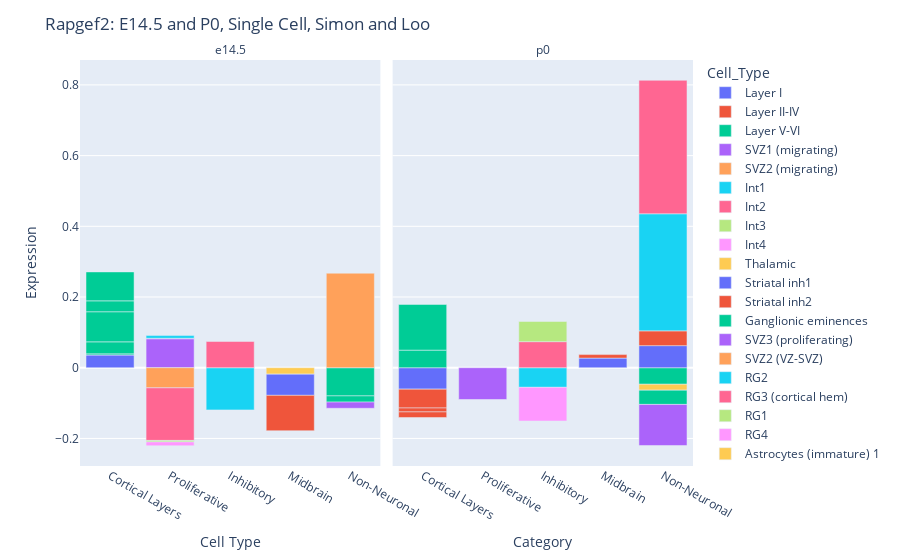
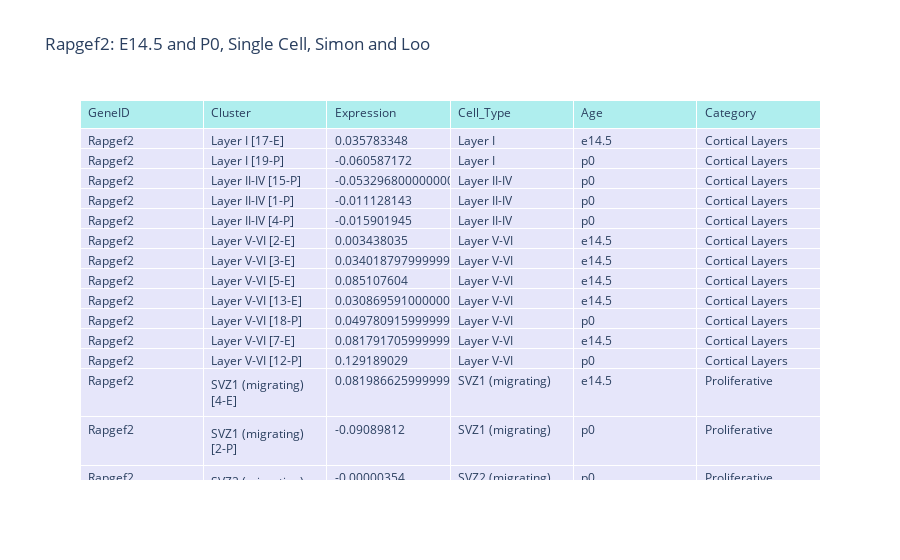

The notebook cell saved with these charts, in order:
### Code cell
data = pd.read_csv("LooSimon_MouseCortexDropSeq_E14P0_avgExpByCellType.csv")
# Get column names 
listOfColumnNames = list(data.columns.values[1:])
idx = list(data['GeneID'])



genes = ['Rapgef2']
cells = listOfColumnNames
data_gene_cell = data[cells]
data_gene_cell.index= data['GeneID']
data_gene_cell = data_gene_cell.loc[genes]
data_gene_cell = data_gene_cell.reset_index()

data_gene_cell2 = pd.melt(data_gene_cell, id_vars =['GeneID'],
                              var_name ='Cluster', value_name ='Expression')

ages = []
cell_type = []
supergroup = []

import re
for i in data_gene_cell2['Cluster']:    
    if '-P]' in i:
        ages.append('p0')
    if '-E]' in i:
        ages.append('e14.5')
    if 'Layer' in i:
        supergroup.append("Cortical Layers")
    if any(x in i for x in ['Endothelial','Choroid','Astrocyte','Oligo','Ganglionic','Micro']): 
        supergroup.append("Non-Neuronal")
    if any(x in i for x in ['SVZ','RG']): 
        supergroup.append("Proliferative")
    if "Int" in i:
        supergroup.append("Inhibitory")
    if any(x in i for x in ['Thalamic','Striatal']): 
        supergroup.append("Midbrain")
    j = re.sub("[\[].*?[\]]", "", i)
    cell_type.append(j)

data_gene_cell2['Cell_Type'] = cell_type
data_gene_cell2['Age'] = ages
data_gene_cell2['Category'] = supergroup


fig = px.bar(data_gene_cell2, x="Category", y="Expression", color = "Cell_Type", 
             facet_col = "Age",
             hover_name = "Cell_Type",
             hover_data = ["Age", "Cluster"]
            )
#fig.update_layout(barmode='group')
for a in fig.layout.annotations:
    a.text = a.text.split("=")[1]
fig.update_layout(
    title="Rapgef2: E14.5 and P0, Single Cell, Simon and Loo",
    xaxis_title="Category",
    yaxis_title="Expression")
fig.show()

fig2 = go.Figure(data=[go.Table(
        header=dict(values=list(data_gene_cell2.columns),
                fill_color='paleturquoise',
                align='left'),
        cells=dict(values=[data_gene_cell2.GeneID, data_gene_cell2.Cluster, data_gene_cell2.Expression,
                          data_gene_cell2.Cell_Type, data_gene_cell2.Age, data_gene_cell2.Category],
                fill_color='lavender',
                align='left'))
            ])
fig2.update_layout(
    title="Rapgef2: E14.5 and P0, Single Cell, Simon and Loo")
fig2.show()

### Figure 1 — Plotly figure (JSON) as saved in the notebook; plotly's stock layout.template omitted (floating-point values rounded to 4 significant figures)
{"data": [{"alignmentgroup": "True", "customdata": [["e14.5", "Layer I [17-E]"]], "hovertemplate": "<b>%{hovertext}</b><br><br>Cell_Type=Layer I <br>Age=%{customdata[0]}<br>Category=%{x}<br>Expression=%{y}<br>Cluster=%{customdata[1]}<extra></extra>", "hovertext": ["Layer I "], "legendgroup": "Layer I ", "marker": {"color": "#636efa"}, "name": "Layer I ", "offsetgroup": "Layer I ", "orientation": "v", "showlegend": true, "textposition": "auto", "type": "bar", "x": ["Cortical Layers"], "xaxis": "x", "y": [0.03578], "yaxis": "y"}, {"alignmentgroup": "True", "customdata": [["p0", "Layer I [19-P]"]], "hovertemplate": "<b>%{hovertext}</b><br><br>Cell_Type=Layer I <br>Age=%{customdata[0]}<br>Category=%{x}<br>Expression=%{y}<br>Cluster=%{customdata[1]}<extra></extra>", "hovertext": ["Layer I "], "legendgroup": "Layer I ", "marker": {"color": "#636efa"}, "name": "Layer I ", "offsetgroup": "Layer I ", "orientation": "v", "showlegend": false, "textposition": "auto", "type": "bar", "x": ["Cortical Layers"], "xaxis": "x2", "y": [-0.06059], "yaxis": "y2"}, {"alignmentgroup": "True", "customdata": [["p0", "Layer II-IV [15-P]"], ["p0", "Layer II-IV [1-P]"], ["p0", "Layer II-IV [4-P]"]], "hovertemplate": "<b>%{hovertext}</b><br><br>Cell_Type=Layer II-IV <br>Age=%{customdata[0]}<br>Category=%{x}<br>Expression=%{y}<br>Cluster=%{customdata[1]}<extra></extra>", "hovertext": ["Layer II-IV ", "Layer II-IV ", "Layer II-IV "], "legendgroup": "Layer II-IV ", "marker": {"color": "#EF553B"}, "name": "Layer II-IV ", "offsetgroup": "Layer II-IV ", "orientation": "v", "showlegend": true, "textposition": "auto", "type": "bar", "x": ["Cortical Layers", "Cortical Layers", "Cortical Layers"], "xaxis": "x2", "y": [-0.0533, -0.01113, -0.0159], "yaxis": "y2"}, {"alignmentgroup": "True", "customdata": [["e14.5", "Layer V-VI [2-E]"], ["e14.5", "Layer V-VI [3-E]"], ["e14.5", "Layer V-VI [5-E]"], ["e14.5", "Layer V-VI [13-E]"], ["e14.5", "Layer V-VI [7-E]"]], "hovertemplate": "<b>%{hovertext}</b><br><br>Cell_Type=Layer V-VI <br>Age=%{customdata[0]}<br>Category=%{x}<br>Expression=%{y}<br>Cluster=%{customdata[1]}<extra></extra>", "hovertext": ["Layer V-VI ", "Layer V-VI ", "Layer V-VI ", "Layer V-VI ", "Layer V-VI "], "legendgroup": "Layer V-VI ", "marker": {"color": "#00cc96"}, "name": "Layer V-VI ", "offsetgroup": "Layer V-VI ", "orientation": "v", "showlegend": true, "textposition": "auto", "type": "bar", "x": ["Cortical Layers", "Cortical Layers", "Cortical Layers", "Cortical Layers", "Cortical Layers"], "xaxis": "x", "y": [0.003438, 0.03402, 0.08511, 0.03087, 0.08179], "yaxis": "y"}, {"alignmentgroup": "True", "customdata": [["p0", "Layer V-VI [18-P]"], ["p0", "Layer V-VI [12-P]"]], "hovertemplate": "<b>%{hovertext}</b><br><br>Cell_Type=Layer V-VI <br>Age=%{customdata[0]}<br>Category=%{x}<br>Expression=%{y}<br>Cluster=%{customdata[1]}<extra></extra>", "hovertext": ["Layer V-VI ", "Layer V-VI "], "legendgroup": "Layer V-VI ", "marker": {"color": "#00cc96"}, "name": "Layer V-VI ", "offsetgroup": "Layer V-VI ", "orientation": "v", "showlegend": false, "textposition": "auto", "type": "bar", "x": ["Cortical Layers", "Cortical Layers"], "xaxis": "x2", "y": [0.04978, 0.1292], "yaxis": "y2"}, {"alignmentgroup": "True", "customdata": [["e14.5", "SVZ1 (migrating) [4-E]"]], "hovertemplate": "<b>%{hovertext}</b><br><br>Cell_Type=SVZ1 (migrating) <br>Age=%{customdata[0]}<br>Category=%{x}<br>Expression=%{y}<br>Cluster=%{customdata[1]}<extra></extra>", "hovertext": ["SVZ1 (migrating) "], "legendgroup": "SVZ1 (migrating) ", "marker": {"color": "#ab63fa"}, "name": "SVZ1 (migrating) ", "offsetgroup": "SVZ1 (migrating) ", "orientation": "v", "showlegend": true, "textposition": "auto", "type": "bar", "x": ["Proliferative"], "xaxis": "x", "y": [0.08199], "yaxis": "y"}, {"alignmentgroup": "True", "customdata": [["p0", "SVZ1 (migrating) [2-P]"]], "hovertemplate": "<b>%{hovertext}</b><br><br>Cell_Type=SVZ1 (migrating) <br>Age=%{customdata[0]}<br>Category=%{x}<br>Expression=%{y}<br>Cluster=%{customdata[1]}<extra></extra>", "hovertext": ["SVZ1 (migrating) "], "legendgroup": "SVZ1 (migrating) ", "marker": {"color": "#ab63fa"}, "name": "SVZ1 (migrating) ", "offsetgroup": "SVZ1 (migrating) ", "orientation": "v", "showlegend": false, "textposition": "auto", "type": "bar", "x": ["Proliferative"], "xaxis": "x2", "y": [-0.0909], "yaxis": "y2"}, {"alignmentgroup": "True", "customdata": [["p0", "SVZ2 (migrating) [8-P]"]], "hovertemplate": "<b>%{hovertext}</b><br><br>Cell_Type=SVZ2 (migrating) <br>Age=%{customdata[0]}<br>Category=%{x}<br>Expression=%{y}<br>Cluster=%{customdata[1]}<extra></extra>", "hovertext": ["SVZ2 (migrating) "], "legendgroup": "SVZ2 (migrating) ", "marker": {"color": "#FFA15A"}, "name": "SVZ2 (migrating) ", "offsetgroup": "SVZ2 (migrating) ", "orientation": "v", "showlegend": true, "textposition": "auto", "type": "bar", "x": ["Proliferative"], "xaxis": "x2", "y": [-3.54e-06], "yaxis": "y2"}, {"alignmentgroup": "True", "customdata": [["e14.5", "Int1 [1-E]"]], "hovertemplate": "<b>%{hovertext}</b><br><br>Cell_Type=Int1 <br>Age=%{customdata[0]}<br>Category=%{x}<br>Expression=%{y}<br>Cluster=%{customdata[1]}<extra></extra>", "hovertext": ["Int1 "], "legendgroup": "Int1 ", "marker": {"color": "#19d3f3"}, "name": "Int1 ", "offsetgroup": "Int1 ", "orientation": "v", "showlegend": true, "textposition": "auto", "type": "bar", "x": ["Inhibitory"], "xaxis": "x", "y": [-0.1193], "yaxis": "y"}, {"alignmentgroup": "True", "customdata": [["p0", "Int1 [5-P]"]], "hovertemplate": "<b>%{hovertext}</b><br><br>Cell_Type=Int1 <br>Age=%{customdata[0]}<br>Category=%{x}<br>Expression=%{y}<br>Cluster=%{customdata[1]}<extra></extra>", "hovertext": ["Int1 "], "legendgroup": "Int1 ", "marker": {"color": "#19d3f3"}, "name": "Int1 ", "offsetgroup": "Int1 ", "orientation": "v", "showlegend": false, "textposition": "auto", "type": "bar", "x": ["Inhibitory"], "xaxis": "x2", "y": [-0.05549], "yaxis": "y2"}, {"alignmentgroup": "True", "customdata": [["e14.5", "Int2 [12-E]"]], "hovertemplate": "<b>%{hovertext}</b><br><br>Cell_Type=Int2 <br>Age=%{customdata[0]}<br>Category=%{x}<br>Expression=%{y}<br>Cluster=%{customdata[1]}<extra></extra>", "hovertext": ["Int2 "], "legendgroup": "Int2 ", "marker": {"color": "#FF6692"}, "name": "Int2 ", "offsetgroup": "Int2 ", "orientation": "v", "showlegend": true, "textposition": "auto", "type": "bar", "x": ["Inhibitory"], "xaxis": "x", "y": [0.07423], "yaxis": "y"}, {"alignmentgroup": "True", "customdata": [["p0", "Int2 [14-P]"]], "hovertemplate": "<b>%{hovertext}</b><br><br>Cell_Type=Int2 <br>Age=%{customdata[0]}<br>Category=%{x}<br>Expression=%{y}<br>Cluster=%{customdata[1]}<extra></extra>", "hovertext": ["Int2 "], "legendgroup": "Int2 ", "marker": {"color": "#FF6692"}, "name": "Int2 ", "offsetgroup": "Int2 ", "orientation": "v", "showlegend": false, "textposition": "auto", "type": "bar", "x": ["Inhibitory"], "xaxis": "x2", "y": [0.07377], "yaxis": "y2"}, {"alignmentgroup": "True", "customdata": [["p0", "Int3 [11-P]"]], "hovertemplate": "<b>%{hovertext}</b><br><br>Cell_Type=Int3 <br>Age=%{customdata[0]}<br>Category=%{x}<br>Expression=%{y}<br>Cluster=%{customdata[1]}<extra></extra>", "hovertext": ["Int3 "], "legendgroup": "Int3 ", "marker": {"color": "#B6E880"}, "name": "Int3 ", "offsetgroup": "Int3 ", "orientation": "v", "showlegend": true, "textposition": "auto", "type": "bar", "x": ["Inhibitory"], "xaxis": "x2", "y": [0.05716], "yaxis": "y2"}, {"alignmentgroup": "True", "customdata": [["p0", "Int4 [6-P]"]], "hovertemplate": "<b>%{hovertext}</b><br><br>Cell_Type=Int4 <br>Age=%{customdata[0]}<br>Category=%{x}<br>Expression=%{y}<br>Cluster=%{customdata[1]}<extra></extra>", "hovertext": ["Int4 "], "legendgroup": "Int4 ", "marker": {"color": "#FF97FF"}, "name": "Int4 ", "offsetgroup": "Int4 ", "orientation": "v", "showlegend": true, "textposition": "auto", "type": "bar", "x": ["Inhibitory"], "xaxis": "x2", "y": [-0.09515], "yaxis": "y2"}, {"alignmentgroup": "True", "customdata": [["e14.5", "Thalamic [19-E]"]], "hovertemplate": "<b>%{hovertext}</b><br><br>Cell_Type=Thalamic <br>Age=%{customdata[0]}<br>Category=%{x}<br>Expression=%{y}<br>Cluster=%{customdata[1]}<extra></extra>", "hovertext": ["Thalamic "], "legendgroup": "Thalamic ", "marker": {"color": "#FECB52"}, "name": "Thalamic ", "offsetgroup": "Thalamic ", "orientation": "v", "showlegend": true, "textposition": "auto", "type": "bar", "x": ["Midbrain"], "xaxis": "x", "y": [-0.01817], "yaxis": "y"}, {"alignmentgroup": "True", "customdata": [["e14.5", "Striatal inh1 [16-E]"]], "hovertemplate": "<b>%{hovertext}</b><br><br>Cell_Type=Striatal inh1 <br>Age=%{customdata[0]}<br>Category=%{x}<br>Expression=%{y}<br>Cluster=%{customdata[1]}<extra></extra>", "hovertext": ["Striatal inh1 "], "legendgroup": "Striatal inh1 ", "marker": {"color": "#636efa"}, "name": "Striatal inh1 ", "offsetgroup": "Striatal inh1 ", "orientation": "v", "showlegend": true, "textposition": "auto", "type": "bar", "x": ["Midbrain"], "xaxis": "x", "y": [-0.05997], "yaxis": "y"}, {"alignmentgroup": "True", "customdata": [["p0", "Striatal inh1 [3-P]"]], "hovertemplate": "<b>%{hovertext}</b><br><br>Cell_Type=Striatal inh1 <br>Age=%{customdata[0]}<br>Category=%{x}<br>Expression=%{y}<br>Cluster=%{customdata[1]}<extra></extra>", "hovertext": ["Striatal inh1 "], "legendgroup": "Striatal inh1 ", "marker": {"color": "#636efa"}, "name": "Striatal inh1 ", "offsetgroup": "Striatal inh1 ", "orientation": "v", "showlegend": false, "textposition": "auto", "type": "bar", "x": ["Midbrain"], "xaxis": "x2", "y": [0.0272], "yaxis": "y2"}, {"alignmentgroup": "True", "customdata": [["e14.5", "Striatal inh2 [9-E]"]], "hovertemplate": "<b>%{hovertext}</b><br><br>Cell_Type=Striatal inh2 <br>Age=%{customdata[0]}<br>Category=%{x}<br>Expression=%{y}<br>Cluster=%{customdata[1]}<extra></extra>", "hovertext": ["Striatal inh2 "], "legendgroup": "Striatal inh2 ", "marker": {"color": "#EF553B"}, "name": "Striatal inh2 ", "offsetgroup": "Striatal inh2 ", "orientation": "v", "showlegend": true, "textposition": "auto", "type": "bar", "x": ["Midbrain"], "xaxis": "x", "y": [-0.1001], "yaxis": "y"}, {"alignmentgroup": "True", "customdata": [["p0", "Striatal inh2 [7-P]"]], "hovertemplate": "<b>%{hovertext}</b><br><br>Cell_Type=Striatal inh2 <br>Age=%{customdata[0]}<br>Category=%{x}<br>Expression=%{y}<br>Cluster=%{customdata[1]}<extra></extra>", "hovertext": ["Striatal inh2 "], "legendgroup": "Striatal inh2 ", "marker": {"color": "#EF553B"}, "name": "Striatal inh2 ", "offsetgroup": "Striatal inh2 ", "orientation": "v", "showlegend": false, "textposition": "auto", "type": "bar", "x": ["Midbrain"], "xaxis": "x2", "y": [0.009913], "yaxis": "y2"}, {"alignmentgroup": "True", "customdata": [["e14.5", "Ganglionic eminences [6-E]"]], "hovertemplate": "<b>%{hovertext}</b><br><br>Cell_Type=Ganglionic eminences <br>Age=%{customdata[0]}<br>Category=%{x}<br>Expression=%{y}<br>Cluster=%{customdata[1]}<extra></extra>", "hovertext": ["Ganglionic eminences "], "legendgroup": "Ganglionic eminences ", "marker": {"color": "#00cc96"}, "name": "Ganglionic eminences ", "offsetgroup": "Ganglionic eminences ", "orientation": "v", "showlegend": true, "textposition": "auto", "type": "bar", "x": ["Non-Neuronal"], "xaxis": "x", "y": [-0.0797], "yaxis": "y"}, {"alignmentgroup": "True", "customdata": [["p0", "Ganglionic eminences [9-P]"]], "hovertemplate": "<b>%{hovertext}</b><br><br>Cell_Type=Ganglionic eminences <br>Age=%{customdata[0]}<br>Category=%{x}<br>Expression=%{y}<br>Cluster=%{customdata[1]}<extra></extra>", "hovertext": ["Ganglionic eminences "], "legendgroup": "Ganglionic eminences ", "marker": {"color": "#00cc96"}, "name": "Ganglionic eminences ", "offsetgroup": "Ganglionic eminences ", "orientation": "v", "showlegend": false, "textposition": "auto", "type": "bar", "x": ["Non-Neuronal"], "xaxis": "x2", "y": [-0.04677], "yaxis": "y2"}, {"alignmentgroup": "True", "customdata": [["e14.5", "SVZ3 (proliferating) [15-E]"]], "hovertemplate": "<b>%{hovertext}</b><br><br>Cell_Type=SVZ3 (proliferating) <br>Age=%{customdata[0]}<br>Category=%{x}<br>Expression=%{y}<br>Cluster=%{customdata[1]}<extra></extra>", "hovertext": ["SVZ3 (proliferating) "], "legendgroup": "SVZ3 (proliferating) ", "marker": {"color": "#ab63fa"}, "name": "SVZ3 (proliferating) ", "offsetgroup": "SVZ3 (proliferating) ", "orientation": "v", "showlegend": true, "textposition": "auto", "type": "bar", "x": ["Proliferative"], "xaxis": "x", "y": [0.00132], "yaxis": "y"}, {"alignmentgroup": "True", "customdata": [["e14.5", "SVZ2 (VZ-SVZ) [11-E]"]], "hovertemplate": "<b>%{hovertext}</b><br><br>Cell_Type=SVZ2 (VZ-SVZ) <br>Age=%{customdata[0]}<br>Category=%{x}<br>Expression=%{y}<br>Cluster=%{customdata[1]}<extra></extra>", "hovertext": ["SVZ2 (VZ-SVZ) "], "legendgroup": "SVZ2 (VZ-SVZ) ", "marker": {"color": "#FFA15A"}, "name": "SVZ2 (VZ-SVZ) ", "offsetgroup": "SVZ2 (VZ-SVZ) ", "orientation": "v", "showlegend": true, "textposition": "auto", "type": "bar", "x": ["Proliferative"], "xaxis": "x", "y": [-0.05692], "yaxis": "y"}, {"alignmentgroup": "True", "customdata": [["e14.5", "RG2 [14-E]"]], "hovertemplate": "<b>%{hovertext}</b><br><br>Cell_Type=RG2 <br>Age=%{customdata[0]}<br>Category=%{x}<br>Expression=%{y}<br>Cluster=%{customdata[1]}<extra></extra>", "hovertext": ["RG2 "], "legendgroup": "RG2 ", "marker": {"color": "#19d3f3"}, "name": "RG2 ", "offsetgroup": "RG2 ", "orientation": "v", "showlegend": true, "textposition": "auto", "type": "bar", "x": ["Proliferative"], "xaxis": "x", "y": [0.007653], "yaxis": "y"}, {"alignmentgroup": "True", "customdata": [["e14.5", "RG3 (cortical hem) [21-E]"]], "hovertemplate": "<b>%{hovertext}</b><br><br>Cell_Type=RG3 (cortical hem) <br>Age=%{customdata[0]}<br>Category=%{x}<br>Expression=%{y}<br>Cluster=%{customdata[1]}<extra></extra>", "hovertext": ["RG3 (cortical hem) "], "legendgroup": "RG3 (cortical hem) ", "marker": {"color": "#FF6692"}, "name": "RG3 (cortical hem) ", "offsetgroup": "RG3 (cortical hem) ", "orientation": "v", "showlegend": true, "textposition": "auto", "type": "bar", "x": ["Proliferative"], "xaxis": "x", "y": [-0.1488], "yaxis": "y"}, {"alignmentgroup": "True", "customdata": [["e14.5", "RG1 [8-E]"]], "hovertemplate": "<b>%{hovertext}</b><br><br>Cell_Type=RG1 <br>Age=%{customdata[0]}<br>Category=%{x}<br>Expression=%{y}<br>Cluster=%{customdata[1]}<extra></extra>", "hovertext": ["RG1 "], "legendgroup": "RG1 ", "marker": {"color": "#B6E880"}, "name": "RG1 ", "offsetgroup": "RG1 ", "orientation": "v", "showlegend": true, "textposition": "auto", "type": "bar", "x": ["Proliferative"], "xaxis": "x", "y": [-0.004143], "yaxis": "y"}, {"alignmentgroup": "True", "customdata": [["e14.5", "RG4 [10-E]"]], "hovertemplate": "<b>%{hovertext}</b><br><br>Cell_Type=RG4 <br>Age=%{customdata[0]}<br>Category=%{x}<br>Expression=%{y}<br>Cluster=%{customdata[1]}<extra></extra>", "hovertext": ["RG4 "], "legendgroup": "RG4 ", "marker": {"color": "#FF97FF"}, "name": "RG4 ", "offsetgroup": "RG4 ", "orientation": "v", "showlegend": true, "textposition": "auto", "type": "bar", "x": ["Proliferative"], "xaxis": "x", "y": [-0.01073], "yaxis": "y"}, {"alignmentgroup": "True", "customdata": [["p0", "Astrocytes (immature) 1 [10-P]"]], "hovertemplate": "<b>%{hovertext}</b><br><br>Cell_Type=Astrocytes (immature) 1 <br>Age=%{customdata[0]}<br>Category=%{x}<br>Expression=%{y}<br>Cluster=%{customdata[1]}<extra></extra>", "hovertext": ["Astrocytes (immature) 1 "], "legendgroup": "Astrocytes (immature) 1 ", "marker": {"color": "#FECB52"}, "name": "Astrocytes (immature) 1 ", "offsetgroup": "Astrocytes (immature) 1 ", "orientation": "v", "showlegend": true, "textposition": "auto", "type": "bar", "x": ["Non-Neuronal"], "xaxis": "x2", "y": [-0.01675], "yaxis": "y2"}, {"alignmentgroup": "True", "customdata": [["p0", "Astrocytes (immature) 2 [13-P]"]], "hovertemplate": "<b>%{hovertext}</b><br><br>Cell_Type=Astrocytes (immature) 2 <br>Age=%{customdata[0]}<br>Category=%{x}<br>Expression=%{y}<br>Cluster=%{customdata[1]}<extra></extra>", "hovertext": ["Astrocytes (immature) 2 "], "legendgroup": "Astrocytes (immature) 2 ", "marker": {"color": "#636efa"}, "name": "Astrocytes (immature) 2 ", "offsetgroup": "Astrocytes (immature) 2 ", "orientation": "v", "showlegend": true, "textposition": "auto", "type": "bar", "x": ["Non-Neuronal"], "xaxis": "x2", "y": [0.06249], "yaxis": "y2"}, {"alignmentgroup": "True", "customdata": [["p0", "Oligodendrocytes [16-P]"]], "hovertemplate": "<b>%{hovertext}</b><br><br>Cell_Type=Oligodendrocytes <br>Age=%{customdata[0]}<br>Category=%{x}<br>Expression=%{y}<br>Cluster=%{customdata[1]}<extra></extra>", "hovertext": ["Oligodendrocytes "], "legendgroup": "Oligodendrocytes ", "marker": {"color": "#EF553B"}, "name": "Oligodendrocytes ", "offsetgroup": "Oligodendrocytes ", "orientation": "v", "showlegend": true, "textposition": "auto", "type": "bar", "x": ["Non-Neuronal"], "xaxis": "x2", "y": [0.04179], "yaxis": "y2"}, {"alignmentgroup": "True", "customdata": [["e14.5", "Choroid plexus [22-E]"]], "hovertemplate": "<b>%{hovertext}</b><br><br>Cell_Type=Choroid plexus <br>Age=%{customdata[0]}<br>Category=%{x}<br>Expression=%{y}<br>Cluster=%{customdata[1]}<extra></extra>", "hovertext": ["Choroid plexus "], "legendgroup": "Choroid plexus ", "marker": {"color": "#00cc96"}, "name": "Choroid plexus ", "offsetgroup": "Choroid plexus ", "orientation": "v", "showlegend": true, "textposition": "auto", "type": "bar", "x": ["Non-Neuronal"], "xaxis": "x", "y": [-0.01754], "yaxis": "y"}, {"alignmentgroup": "True", "customdata": [["p0", "Choroid plexus [20-P]"]], "hovertemplate": "<b>%{hovertext}</b><br><br>Cell_Type=Choroid plexus <br>Age=%{customdata[0]}<br>Category=%{x}<br>Expression=%{y}<br>Cluster=%{customdata[1]}<extra></extra>", "hovertext": ["Choroid plexus "], "legendgroup": "Choroid plexus ", "marker": {"color": "#00cc96"}, "name": "Choroid plexus ", "offsetgroup": "Choroid plexus ", "orientation": "v", "showlegend": false, "textposition": "auto", "type": "bar", "x": ["Non-Neuronal"], "xaxis": "x2", "y": [-0.04031], "yaxis": "y2"}, {"alignmentgroup": "True", "customdata": [["e14.5", "Microglia [20-E]"]], "hovertemplate": "<b>%{hovertext}</b><br><br>Cell_Type=Microglia <br>Age=%{customdata[0]}<br>Category=%{x}<br>Expression=%{y}<br>Cluster=%{customdata[1]}<extra></extra>", "hovertext": ["Microglia "], "legendgroup": "Microglia ", "marker": {"color": "#ab63fa"}, "name": "Microglia ", "offsetgroup": "Microglia ", "orientation": "v", "showlegend": true, "textposition": "auto", "type": "bar", "x": ["Non-Neuronal"], "xaxis": "x", "y": [-0.01747], "yaxis": "y"}, {"alignmentgroup": "True", "customdata": [["p0", "Microglia [22-P]"]], "hovertemplate": "<b>%{hovertext}</b><br><br>Cell_Type=Microglia <br>Age=%{customdata[0]}<br>Category=%{x}<br>Expression=%{y}<br>Cluster=%{customdata[1]}<extra></extra>", "hovertext": ["Microglia "], "legendgroup": "Microglia ", "marker": {"color": "#ab63fa"}, "name": "Microglia ", "offsetgroup": "Microglia ", "orientation": "v", "showlegend": false, "textposition": "auto", "type": "bar", "x": ["Non-Neuronal"], "xaxis": "x2", "y": [-0.1161], "yaxis": "y2"}, {"alignmentgroup": "True", "customdata": [["e14.5", "Endothelial [18-E]"]], "hovertemplate": "<b>%{hovertext}</b><br><br>Cell_Type=Endothelial <br>Age=%{customdata[0]}<br>Category=%{x}<br>Expression=%{y}<br>Cluster=%{customdata[1]}<extra></extra>", "hovertext": ["Endothelial "], "legendgroup": "Endothelial ", "marker": {"color": "#FFA15A"}, "name": "Endothelial ", "offsetgroup": "Endothelial ", "orientation": "v", "showlegend": true, "textposition": "auto", "type": "bar", "x": ["Non-Neuronal"], "xaxis": "x", "y": [0.2673], "yaxis": "y"}, {"alignmentgroup": "True", "customdata": [["p0", "Endothelial2 [21-P]"]], "hovertemplate": "<b>%{hovertext}</b><br><br>Cell_Type=Endothelial2 <br>Age=%{customdata[0]}<br>Category=%{x}<br>Expression=%{y}<br>Cluster=%{customdata[1]}<extra></extra>", "hovertext": ["Endothelial2 "], "legendgroup": "Endothelial2 ", "marker": {"color": "#19d3f3"}, "name": "Endothelial2 ", "offsetgroup": "Endothelial2 ", "orientation": "v", "showlegend": true, "textposition": "auto", "type": "bar", "x": ["Non-Neuronal"], "xaxis": "x2", "y": [0.3311], "yaxis": "y2"}, {"alignmentgroup": "True", "customdata": [["p0", "Endothelial1 [17-P]"]], "hovertemplate": "<b>%{hovertext}</b><br><br>Cell_Type=Endothelial1 <br>Age=%{customdata[0]}<br>Category=%{x}<br>Expression=%{y}<br>Cluster=%{customdata[1]}<extra></extra>", "hovertext": ["Endothelial1 "], "legendgroup": "Endothelial1 ", "marker": {"color": "#FF6692"}, "name": "Endothelial1 ", "offsetgroup": "Endothelial1 ", "orientation": "v", "showlegend": true, "textposition": "auto", "type": "bar", "x": ["Non-Neuronal"], "xaxis": "x2", "y": [0.3776], "yaxis": "y2"}], "layout": {"annotations": [{"font": {}, "showarrow": false, "text": "e14.5", "x": 0.245, "xanchor": "center", "xref": "paper", "y": 1, "yanchor": "bottom", "yref": "paper"}, {"font": {}, "showarrow": false, "text": "p0", "x": 0.755, "xanchor": "center", "xref": "paper", "y": 1, "yanchor": "bottom", "yref": "paper"}], "barmode": "relative", "legend": {"title": {"text": "Cell_Type"}, "tracegroupgap": 0}, "margin": {"t": 60}, "title": {"text": "Rapgef2: E14.5 and P0, Single Cell, Simon and Loo"}, "xaxis": {"anchor": "y", "domain": [0, 0.49], "title": {"text": "Cell Type"}}, "xaxis2": {"anchor": "y2", "domain": [0.51, 1], "matches": "x", "title": {"text": "Category"}}, "yaxis": {"anchor": "x", "domain": [0, 1], "title": {"text": "Expression"}}, "yaxis2": {"anchor": "x2", "domain": [0, 1], "matches": "y", "showticklabels": false}}}

### Figure 2 — Plotly figure (JSON) as saved in the notebook; plotly's stock layout.template omitted (floating-point values rounded to 4 significant figures; data arrays with more than 128 entries replaced by an {"elided": "..."} marker saying what was removed)
{"data": [{"cells": {"align": "left", "fill": {"color": "lavender"}, "values": {"elided": "6x44 mixed values"}}, "header": {"align": "left", "fill": {"color": "paleturquoise"}, "values": ["GeneID", "Cluster", "Expression", "Cell_Type", "Age", "Category"]}, "type": "table"}], "layout": {"title": {"text": "Rapgef2: E14.5 and P0, Single Cell, Simon and Loo"}}}
